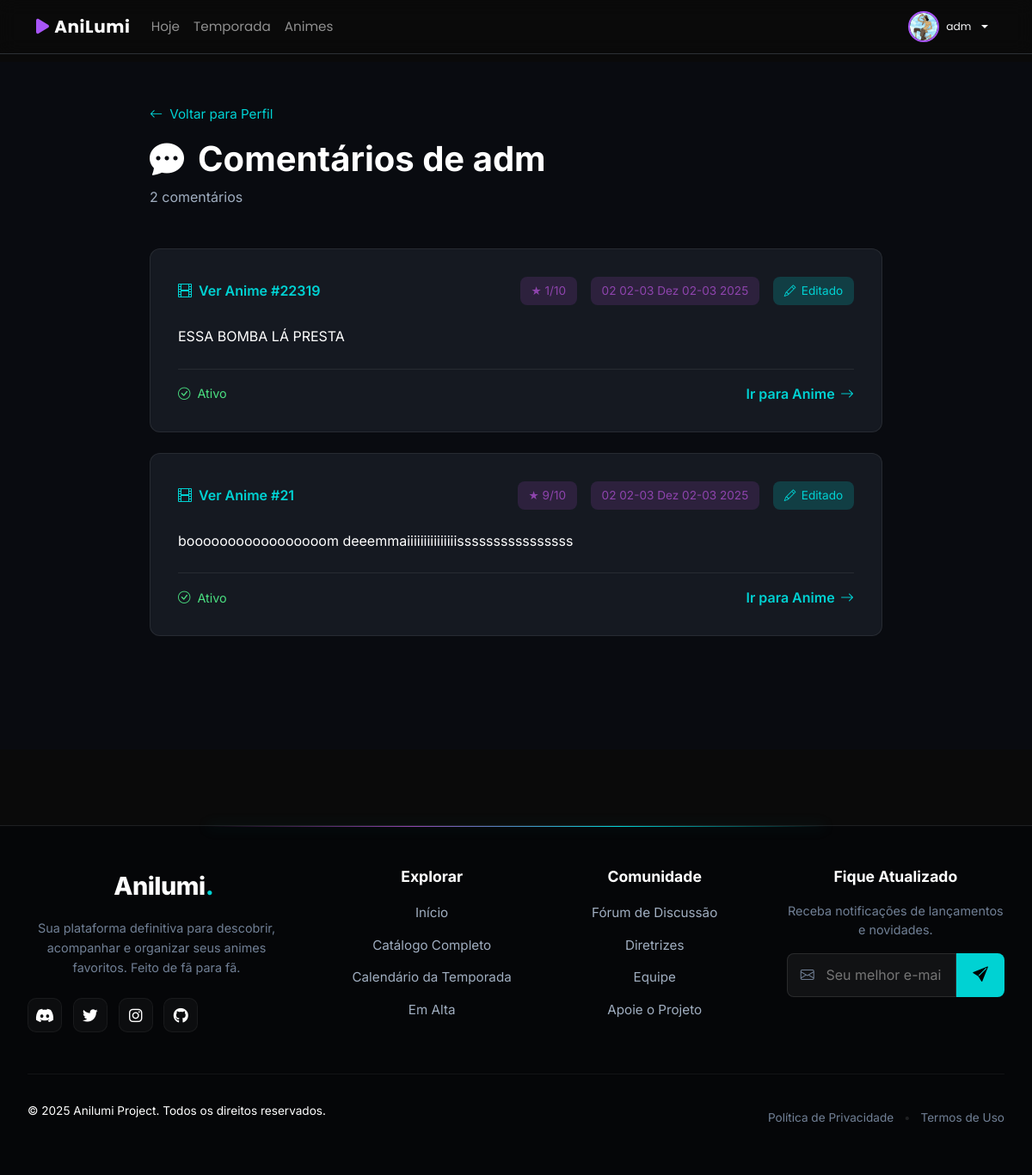
The page /perfil/adm/comentarios/ (signed in) on the database its author committed.
### perfil/models.py (models this page shows, shortened)
class Perfil(models.Model):
    user = models.OneToOneField(User, on_delete=models.CASCADE, related_name='perfil')
    avatar = models.ImageField(
        upload_to="avatars/%Y/%m/",
        null=True,
        blank=True,
        help_text="Avatar do usuário (recomendado: 200x200px)"
    )
    bio = models.TextField(
        blank=True,
        max_length=500,
        help_text="Biografia do usuário (máx 500 caracteres)"
    )
    criado_em = models.DateTimeField(auto_now_add=True)
    atualizado_em = models.DateTimeField(auto_now=True)
    class Meta:
        verbose_name = 'Perfil'
        verbose_name_plural = 'Perfis'

### comentarios/models.py (models this page shows, shortened)
class Comentario(models.Model):
    anime_id = models.IntegerField(help_text="ID do anime no MyAnimeList")
    user = models.ForeignKey(User, on_delete=models.CASCADE, related_name='comentarios_anime')
    texto = models.TextField(max_length=2000, help_text="Texto do comentário (máx 2000 caracteres)")
    nota = models.IntegerField(
        null=True,
        blank=True,
        validators=[MinValueValidator(1), MaxValueValidator(10)],
        help_text="Nota de 1 a 10 (opcional)"
    )
    criado_em = models.DateTimeField(auto_now_add=True)
    atualizado_em = models.DateTimeField(auto_now=True)
    is_deleted = models.BooleanField(default=False, help_text="Soft delete: marca como deletado sem remover")
    class Meta:
        verbose_name = 'Comentário'
        verbose_name_plural = 'Comentários'
        ordering = ['-criado_em']
        indexes = [
            models.Index(fields=['anime_id', '-criado_em']),
            models.Index(fields=['user', '-criado_em']),
        ]

### perfil/views.py (the view)
# urls.py: path('<str:username>/comentarios/', views.todos_comentarios_usuario, name='todos_comentarios'),
def todos_comentarios_usuario(request, username):
    usuario = get_object_or_404(User, username=username)
    comentarios_qs = usuario.comentarios_anime.filter(
        is_deleted=False
    ).order_by('-criado_em')
    paginator = Paginator(comentarios_qs, 10)
    page_number = request.GET.get('page', 1)
    page_obj = paginator.get_page(page_number)
    context = {
        'usuario': usuario,
        'page_obj': page_obj,
        'comentarios': page_obj.object_list,
        'total': paginator.count,
    }
    return render(request, 'perfil/todos_comentarios.html', context)

### perfil/templates/perfil/todos_comentarios.html (shortened to what this page needs)
{% extends 'base.html' %}
{% load static %}
{% block content %}
<link rel="stylesheet" href="https://cdn.jsdelivr.net/npm/bootstrap-icons@1.11.3/font/bootstrap-icons.min.css">
<link rel="stylesheet" href="https://cdnjs.cloudflare.com/ajax/libs/font-awesome/6.0.0/css/all.min.css">
<div class="anilumi-wrapper">
    <div class="anilumi-container">
        <div class="page-header">
            <a href="{% url 'perfil:ver' usuario.username %}" class="back-link">
                <i class="bi bi-arrow-left"></i> Voltar para Perfil
            </a>
            <h1 class="page-title">
                <i class="bi bi-chat-dots-fill text-cyan"></i> Comentários de {{ usuario.username }}
            </h1>
            <p class="total-text">{{ total }} comentário{{ total|pluralize }}</p>
        </div>
        {% if comentarios %}
            <div class="comments-full-list">
                {% for coment in comentarios %}
                    <div class="comment-full-card">
                        <div class="comment-header-full">
                            <div class="anime-ref">
                                <a href="{% url 'core:anime_detail' coment.anime_id %}" class="anime-link-full">
                                    <i class="bi bi-film"></i> Ver Anime #{{ coment.anime_id }}
                                </a>
                            </div>
                            <div class="comment-meta">
                                {% if coment.nota %}
                                    <span class="rating-badge">★ {{ coment.nota }}/10</span>
                                {% endif %}
                                <span class="date-badge">{{ coment.criado_em|date:"d de M de Y" }}</span>
                                {% if coment.atualizado_em != coment.criado_em %}
                                    <span class="edited-badge"><i class="bi bi-pencil"></i> Editado</span>
                                {% endif %}
                            </div>
                        </div>
                        <div class="comment-content-full">
                            <p>{{ coment.texto }}</p>
                        </div>
                        <div class="comment-footer">
                            {% if coment.is_deleted %}
                                <span class="status-deleted">
                                    <i class="bi bi-trash"></i> Comentário Removido
                                </span>
                            {% else %}
                                <span class="status-active">
                                    <i class="bi bi-check-circle"></i> Ativo
                                </span>
                                <a href="{% url 'core:anime_detail' coment.anime_id %}" class="action-link">
                                    Ir para Anime <i class="bi bi-arrow-right"></i>
                                </a>
                            {% endif %}
                        </div>
                    </div>
                {% endfor %}
            </div>
        {% endif %}
    </div>
</div>
{% endblock %}

### animecalendar/templates/base.html (shortened to what this page needs)
<!doctype html>
<html lang="pt-br">
<head>
  <link
    href="https://cdn.jsdelivr.net/npm/bootstrap@5.3.3/dist/css/bootstrap.min.css"
    rel="stylesheet"
  >
  <link
    rel="stylesheet"
    href="https://cdn.jsdelivr.net/npm/bootstrap-icons@1.11.3/font/bootstrap-icons.css"
  >
  <link
    rel="stylesheet"
    href="https://cdnjs.cloudflare.com/ajax/libs/font-awesome/6.0.0/css/all.min.css"
  >
</head>
<body>
<nav class="navbar navbar-expand-lg navbar-dark fixed-top">
  <div class="container">
    <a class="navbar-brand" href="{% url 'landing' %}">
      <i class="fas fa-play navbar-brand-icon"></i>
      AniLumi
    </a>
    <div class="collapse navbar-collapse" id="mainNavbar">
      <ul class="navbar-nav me-auto mb-2 mb-lg-0">
        <li class="nav-item">
          <a class="nav-link {% if request.resolver_match.url_name == 'landing' %}active{% endif %}"
             href="{% url 'landing' %}">
            Hoje
          </a>
        </li>
        <li class="nav-item">
          <a class="nav-link {% if request.resolver_match.app_name == 'calendar_app' %}active{% endif %}"
             href="{% url 'calendar_app:month_current' %}">
            Temporada
          </a>
        </li>
        <li class="nav-item">
          <a class="nav-link {% if request.resolver_match.app_name == 'anime' %}active{% endif %}"
             href="{% url 'anime:anime_list' %}">
            Animes
          </a>
        </li>
      </ul>
      <div class="d-flex align-items-center gap-3">
        {% if user.is_authenticated %}
          <div class="dropdown">
            <button class="btn btn-link btn-sm text-light dropdown-toggle d-flex align-items-center gap-2" type="button" data-bs-toggle="dropdown" style="text-decoration: none; padding: 0.25rem 0.5rem;">
              {% with perfil=user.perfil %}
                {% if perfil.avatar %}
                  <img
                    src="{{ perfil.avatar.url }}"
                    alt="{{ user.username }}"
                    class="rounded-circle"
                    style="width: 36px; height: 36px; object-fit: cover; border: 2px solid var(--primary);"
                    title="{{ user.username }}"
                  >
                {% else %}
                  <i class="bi bi-person-circle" style="font-size: 1.3rem;"></i>
                {% endif %}
                <span class="d-none d-md-inline small">{{ user.username }}</span>
              {% endwith %}
            </button>
          </div>
        {% endif %}
      </div>
    </div>
  </div>
</nav>
<main class="py-4 mt-5">
  {% block content %}{% endblock %}
</main>
<footer class="anilumi-footer">
    <div class="footer-glow-line"></div>
    <div class="footer-container">
        <div class="footer-grid">
            <div class="footer-brand-col">
                <a href="/" class="footer-logo">Anilumi<span class="dot">.</span></a>
                <p class="brand-desc">
                    Sua plataforma definitiva para descobrir, acompanhar e organizar seus animes favoritos. Feito de fã para fã.
                </p>
                <div class="social-icons">
                    <a href="#" class="social-link discord" aria-label="Discord"><i class="fab fa-discord"></i></a>
                    <a href="#" class="social-link twitter" aria-label="Twitter"><i class="fab fa-twitter"></i></a>
                    <a href="#" class="social-link instagram" aria-label="Instagram"><i class="fab fa-instagram"></i></a>
                    <a href="#" class="social-link github" aria-label="Github"><i class="fab fa-github"></i></a>
                </div>
            </div>
            <div class="footer-nav-col">
                <h4 class="footer-heading">Explorar</h4>
                <ul class="footer-links">
                    <li><a href="{% url 'landing' %}">Início</a></li>
                    <li><a href="{% url 'anime:anime_list' %}">Catálogo Completo</a></li>
                    <li><a href="{% url 'calendar_app:month_current' %}">Calendário da Temporada</a></li>
                    <li><a href="#">Em Alta</a></li>
                </ul>
            </div>
            <div class="footer-nav-col">
                <h4 class="footer-heading">Comunidade</h4>
                <ul class="footer-links">
                    <li><a href="#">Fórum de Discussão</a></li>
                    <li><a href="#">Diretrizes</a></li>
                    <li><a href="#">Equipe</a></li>
                    <li><a href="#">Apoie o Projeto</a></li>
                </ul>
            </div>
            <div class="footer-newsletter-col">
                <h4 class="footer-heading">Fique Atualizado</h4>
                <p class="newsletter-desc">Receba notificações de lançamentos e novidades.</p>
                <form class="newsletter-form" onsubmit="event.preventDefault();">
                    <div class="input-wrapper">
                        <i class="bi bi-envelope"></i>
                        <input type="email" placeholder="Seu melhor e-mail">
                    </div>
                    <button type="submit" class="btn-subscribe">
                        <i class="bi bi-send-fill"></i>
                    </button>
                </form>
            </div>
        </div>
        <div class="footer-bottom">
            <p class="copyright">&copy; 2025 Anilumi Project. Todos os direitos reservados.</p>
            <div class="legal-links">
                <a href="#">Política de Privacidade</a>
                <span class="separator">•</span>
                <a href="#">Termos de Uso</a>
            </div>
        </div>
    </div>
</footer>
</body>
</html>

### animecalendar/templates/base.html (style rules this page uses)
:root { --primary: #a855f7; --primary-hover: #9333ea; --dark-bg: #0a0a0a; --navbar-bg: rgba(10, 10, 10, 0.9); --card-bg: #020617; --text-main: #e5e7eb; --text-sec: #9ca3af; }
body { background: var(--dark-bg); color: var(--text-main); font-family: 'Poppins', -apple-system, BlinkMacSystemFont, system-ui, sans-serif; }
.navbar { background: var(--navbar-bg); backdrop-filter: blur(10px); border-bottom: 1px solid rgba(148, 163, 184, 0.25); }
.navbar-brand { font-weight: 700; letter-spacing: 0.03em; display: flex; align-items: center; gap: 0.35rem; }
.navbar-brand-icon { color: var(--primary); }
.nav-link { font-size: 0.95rem; }
main { min-height: calc(100vh - 72px - 60px); }
footer { background: #0a0a0a; border-top: 1px solid rgba(255, 255, 255, 0.1) !important; color: #ffffff !important; padding: 3rem 0 !important; margin-top: 4rem !important; text-align: center; }
footer a { color: #a855f7; text-decoration: none; transition: all 0.3s ease; }
.anilumi-footer { background-color: #050608; border-top: 1px solid rgba(255, 255, 255, 0.05); padding: 4rem 0 2rem; position: relative; color: #a0aec0; font-family: 'Inter', sans-serif; margin-top: auto; }
.footer-container { max-width: 1400px; margin: 0 auto; padding: 0 2rem; }
.footer-glow-line { position: absolute; top: 0; left: 50%; transform: translateX(-50%); width: 60%; height: 1px; background: linear-gradient(90deg, transparent, #8e44ad, #00d2d3, transparent); box-shadow: 0 0 15px rgba(0, 210, 211, 0.4); }
.footer-grid { display: grid; grid-template-columns: 1.5fr 1fr 1fr 1.2fr; gap: 3rem; margin-bottom: 3rem; }
.footer-logo { font-size: 1.8rem; font-weight: 800; color: #fff; text-decoration: none; margin-bottom: 1rem; display: inline-block; letter-spacing: -0.5px; }
.footer-logo .dot { color: #00d2d3; }
.brand-desc { font-size: 0.9rem; line-height: 1.6; margin-bottom: 1.5rem; color: #718096; max-width: 300px; }
.social-icons { display: flex; gap: 0.8rem; }
.social-link { width: 40px; height: 40px; border-radius: 10px; background: rgba(255, 255, 255, 0.03); border: 1px solid rgba(255, 255, 255, 0.05); display: flex; align-items: center; justify-content: center; color: #fff; text-decoration: none; transition: 0.3s; font-size: 1.1rem; }
.footer-heading { color: #fff; font-size: 1.1rem; font-weight: 700; margin-bottom: 1.2rem; }
.footer-links { list-style: none; padding: 0; margin: 0; }
.footer-links li { margin-bottom: 0.8rem; }
.footer-links a { color: #a0aec0; text-decoration: none; font-size: 0.95rem; transition: 0.2s; position: relative; }
.newsletter-desc { font-size: 0.9rem; margin-bottom: 1rem; color: #718096; }
.newsletter-form { display: flex; position: relative; max-width: 100%; }
.newsletter-form .input-wrapper { position: relative; width: 100%; }
.newsletter-form .input-wrapper i { position: absolute; left: 1rem; top: 50%; transform: translateY(-50%); color: #718096; }
.newsletter-form input { width: 100%; padding: 0.8rem 1rem 0.8rem 2.8rem; background: rgba(255, 255, 255, 0.05); border: 1px solid rgba(255, 255, 255, 0.1); border-radius: 8px; color: #fff; outline: none; transition: 0.3s; border-top-right-radius: 0; border-bottom-right-radius: 0; }
.btn-subscribe { background: #00d2d3; border: none; border-top-right-radius: 8px; border-bottom-right-radius: 8px; padding: 0 1.2rem; color: #000; font-size: 1.1rem; cursor: pointer; transition: 0.3s; }
.footer-bottom { border-top: 1px solid rgba(255, 255, 255, 0.05); padding-top: 2rem; display: flex; justify-content: space-between; align-items: center; font-size: 0.85rem; }
.legal-links a { color: #718096; text-decoration: none; transition: 0.2s; }
.separator { margin: 0 0.5rem; color: rgba(255,255,255,0.1); }

### rows shown on the page
Perfil: avatar (picture)
Comentario: anime_id "22319", nota "1", criado_em "02 02-03 Dez 02-03 2025", shows "Editado", texto "ESSA BOMBA LÁ PRESTA", is_deleted False (drawn)
Comentario: anime_id "21", nota "9", criado_em "02 02-03 Dez 02-03 2025", shows "Editado", texto "booooooooooooooooom deeemmaiiiiiiiiiiiiiiissssssssssssssss", is_deleted False (drawn)

### other values the page prints
{{ user.username }} "adm"
{{ usuario.username }} "adm"
{{ total }} "2"
